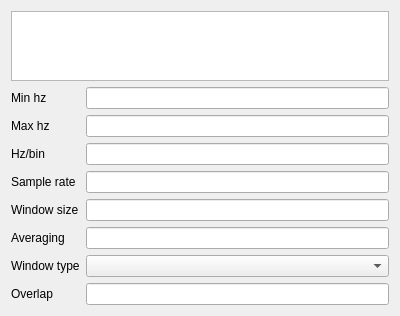
<?xml version="1.0" encoding="UTF-8"?>
<ui version="4.0">
 <class>TransformInfoForm</class>
 <widget class="QWidget" name="TransformInfoForm">
  <property name="geometry">
   <rect>
    <x>0</x>
    <y>0</y>
    <width>400</width>
    <height>300</height>
   </rect>
  </property>
  <property name="windowTitle">
   <string>Form</string>
  </property>
  <layout class="QVBoxLayout" name="verticalLayout">
   <item>
    <widget class="QTableWidget" name="tableWidget"/>
   </item>
   <item>
    <layout class="QGridLayout" name="gridLayout">
     <item row="2" column="1">
      <widget class="QLineEdit" name="binResolutionEdit"/>
     </item>
     <item row="2" column="0">
      <widget class="QLabel" name="binResolutionLabel">
       <property name="text">
        <string>Hz/bin</string>
       </property>
      </widget>
     </item>
     <item row="1" column="1">
      <widget class="QLineEdit" name="maxHzEdit"/>
     </item>
     <item row="0" column="1">
      <widget class="QLineEdit" name="minHzEdit"/>
     </item>
     <item row="0" column="0">
      <widget class="QLabel" name="minHzLabel">
       <property name="text">
        <string>Min hz</string>
       </property>
      </widget>
     </item>
     <item row="1" column="0">
      <widget class="QLabel" name="maxHzLabel">
       <property name="text">
        <string>Max hz</string>
       </property>
      </widget>
     </item>
     <item row="3" column="0">
      <widget class="QLabel" name="sampleRateLabel">
       <property name="text">
        <string>Sample rate</string>
       </property>
      </widget>
     </item>
     <item row="3" column="1">
      <widget class="QLineEdit" name="sampleRateEdit"/>
     </item>
     <item row="4" column="0">
      <widget class="QLabel" name="windowSizeLabel">
       <property name="text">
        <string>Window size</string>
       </property>
      </widget>
     </item>
     <item row="4" column="1">
      <widget class="QLineEdit" name="windowSizeEdit"/>
     </item>
     <item row="6" column="0">
      <widget class="QLabel" name="windowTypeLabel">
       <property name="text">
        <string>Window type</string>
       </property>
      </widget>
     </item>
     <item row="6" column="1">
      <widget class="QComboBox" name="windowTypeComboBox"/>
     </item>
     <item row="7" column="0">
      <widget class="QLabel" name="overlapLabel">
       <property name="text">
        <string>Overlap</string>
       </property>
      </widget>
     </item>
     <item row="7" column="1">
      <widget class="QLineEdit" name="overlapEdit"/>
     </item>
     <item row="5" column="0">
      <widget class="QLabel" name="averagingLabel">
       <property name="text">
        <string>Averaging</string>
       </property>
      </widget>
     </item>
     <item row="5" column="1">
      <widget class="QLineEdit" name="averagingEdit"/>
     </item>
    </layout>
   </item>
  </layout>
 </widget>
 <resources/>
 <connections/>
</ui>
